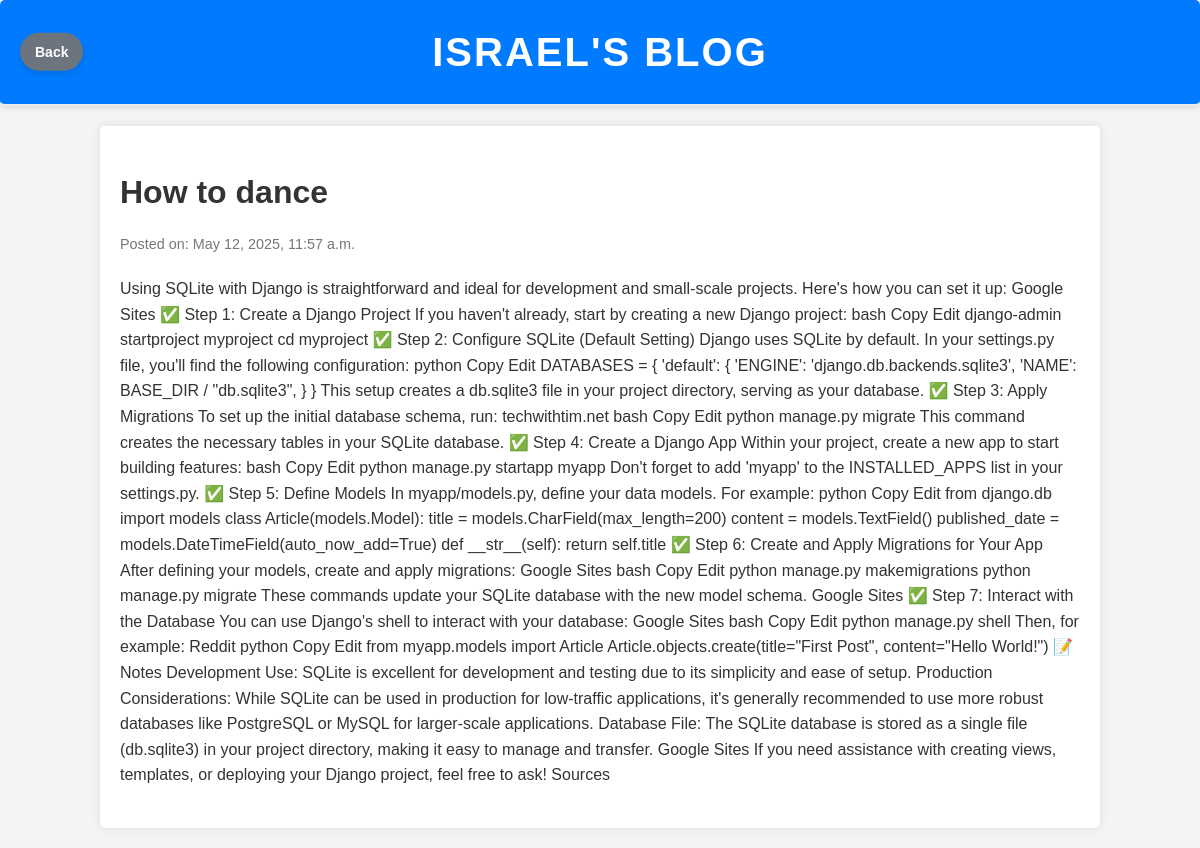
/post/1, run on the app's committed database.
### posts/models.py (models this page shows, shortened)
class Post(models.Model):
    title = models.CharField(max_length=200)
    content = models.CharField(max_length=10000)
    photo = models.ImageField(upload_to='images/', default='images/default.jpg')
    created_at = models.DateTimeField(default=datetime.now, blank=True)
    updated_at = models.DateTimeField(auto_now=True)

### posts/views.py (the view)
# urls.py: path('post/<str:pk>', views.post, name='post'),  # Ensure 'pk' is a string
def post(request, pk):
    posts = Post.objects.get(id=pk)  # Fetch the post with the given primary key
    return render(request, 'post.html', {'posts': posts})

### templates/post.html (shortened to what this page needs)
{% load static %}
<!DOCTYPE html>
<html lang="en">
  <head>
    <link rel="stylesheet" href="{% static 'styles.css' %}" />
  </head>
  <body>
    <header>
      <h1>ISRAEL'S BLOG</h1>
      <a href="/" class="back-btn">Back</a>
    </header>
    <div class="container">
      <div class="blog-post">
        <h1>{{posts.title}}</h1>
        <p class="meta">Posted on: <span>{{posts.created_at}}</span></p>
        <p>{{posts.content}}</p>
      </div>
    </div>
  </body>
</html>

### static/styles.css (style rules this page uses)
body { font-family: Arial, sans-serif; line-height: 1.6; margin: 0; padding: 0; background-color: #f4f4f4; color: #333; }
.container { width: 80%; margin: 20px auto; background: #fff; padding: 20px; box-shadow: 0 0 10px rgba(0, 0, 0, 0.1); border-radius: 5px; }
.blog-post { margin-bottom: 20px; }
.blog-post h1 { font-size: 2em; margin-bottom: 10px; color: #333; }
.blog-post .meta { font-size: 0.9em; color: #777; margin-bottom: 20px; }
.blog-post p { margin-bottom: 15px; }
header { position: relative; padding: 20px; background-color: #007bff; border-bottom: 2px solid #e9ecef; color: #fff; text-align: center; border-radius: 5px; box-shadow: 0 2px 5px rgba(0, 0, 0, 0.1); }
header h1 { margin: 0; font-size: 2.5em; font-weight: bold; text-transform: uppercase; letter-spacing: 2px; }
.back-btn { position: absolute; top: 50%; left: 20px; transform: translateY(-50%); padding: 8px 15px; background-color: #6c757d; color: white; font-size: 14px; font-weight: bold; border: none; border-radius: 20px; cursor: pointer; text-decoration: none; box-shadow: 0 4px 6px rgba(0, 0, 0, 0.1); transition: background-color 0.3s ease, box-shadow 0.3s ease; }

### data on the page
Post: title "How to dance", created_at "May 12, 2025, 11:57 a.m.", content "Using SQLite with Django is straightforward and ideal for development and small-scale projects. Here's how you can set it up: Google Sites ✅ Step 1: Create a Django Project If you haven't already, start by creating a new Django project: bash Copy Edit django-admin startproject myproject cd myproject ✅ Step 2: Configure SQLite (Default Setting) Django uses SQLite by default. In your settings.py file, you'll find the following configuration: python Copy Edit DATABASES = { 'default': { 'ENGINE': 'django.db.backends.sqlite3', 'NAME': BASE_DIR / \"db.sqlite3\", } } This setup creates a db.sqlite3 file in your project directory, serving as your database. ✅ Step 3: Apply Migrations To set up the…"
